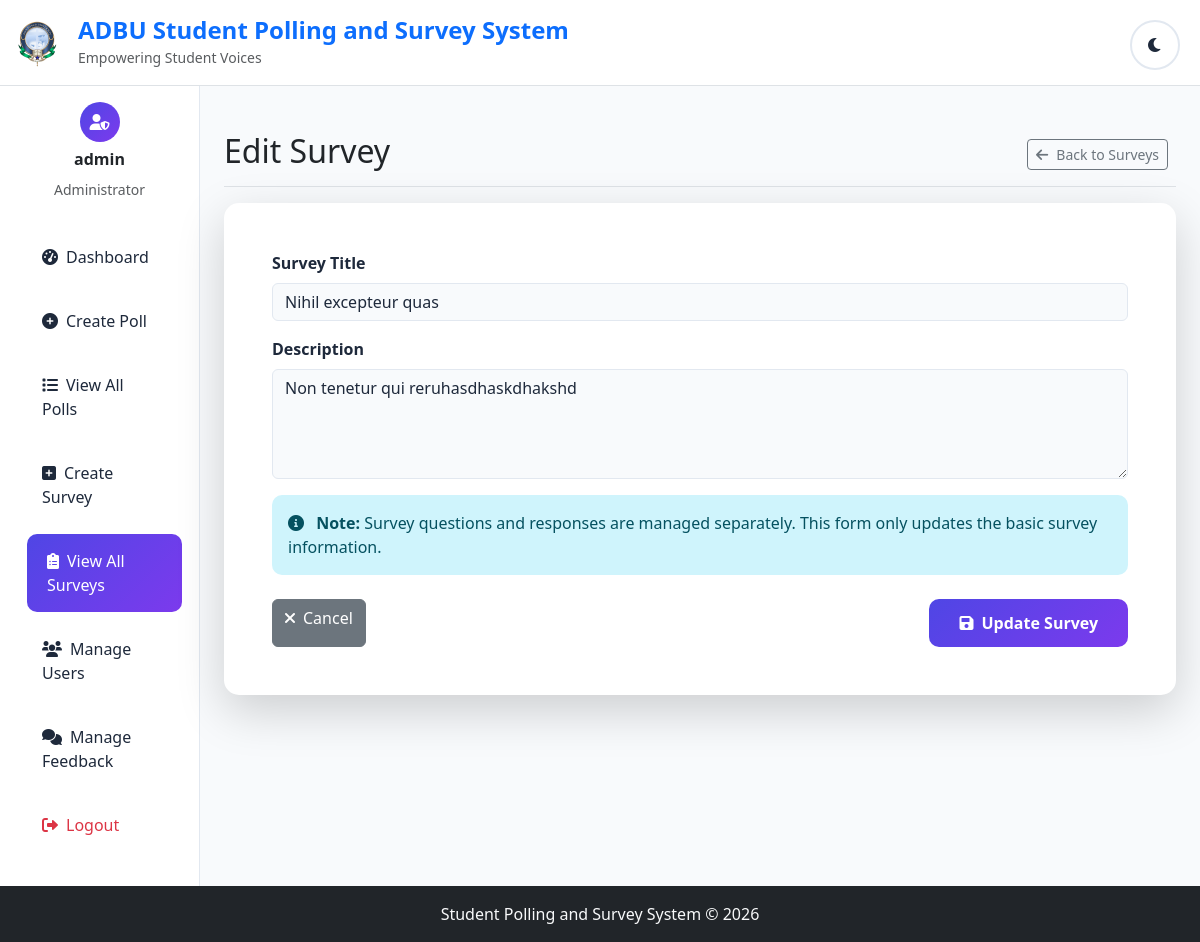
Page /edit_survey.php?id=1 (signed in) on the committed database.
### tables this page shows
CREATE TABLE `surveys` (
  `id` int(11) NOT NULL,
  `title` varchar(255) NOT NULL,
  `description` text DEFAULT NULL,
  `created_by` int(11) DEFAULT NULL,
  `created_at` timestamp NOT NULL DEFAULT current_timestamp()
);

### edit_survey.php (the view, shortened to what this page needs)
<?php
require_once '../includes/functions.php';
$survey_id = isset($_GET['id']) ? (int)$_GET['id'] : 0;
$survey_sql = "SELECT * FROM surveys WHERE id = ?";
$survey_stmt = $conn->prepare($survey_sql);
$survey_stmt->bind_param("i", $survey_id);
$survey_stmt->execute();
$survey = $survey_stmt->get_result()->fetch_assoc();
?>
<!DOCTYPE html>
<html lang="en">
<head>
    <link href="https://cdn.jsdelivr.net/npm/bootstrap@5.3.0/dist/css/bootstrap.min.css" rel="stylesheet">
    <link href="https://cdnjs.cloudflare.com/ajax/libs/font-awesome/6.0.0/css/all.min.css" rel="stylesheet">
    <link href="../assets/css/style.css" rel="stylesheet">
</head>
<body>
    <?php include '../includes/header.php'; ?>
    <div class="container-fluid">
        <div class="row">
            <nav class="col-md-3 col-lg-2 d-md-block sidebar collapse">
                <div class="position-sticky pt-3">
                    <div class="text-center mb-4">
                        <div class="user-avatar mx-auto mb-2">
                            <i class="fas fa-user-shield"></i>
                        </div>
                        <h6 class="fw-bold"><?= htmlspecialchars($_SESSION['name']) ?></h6>
                        <small class="text-muted">Administrator</small>
                    </div>
                    <ul class="nav flex-column">
                        <li class="nav-item">
                            <a class="nav-link" href="dashboard.php">
                                <i class="fas fa-tachometer-alt me-2"></i>Dashboard
                            </a>
                        </li>
                        <li class="nav-item">
                            <a class="nav-link" href="create_poll.php">
                                <i class="fas fa-plus-circle me-2"></i>Create Poll
                            </a>
                        </li>
                        <li class="nav-item">
                            <a class="nav-link" href="view_polls.php">
                                <i class="fas fa-list me-2"></i>View All Polls
                            </a>
                        </li>
                        <li class="nav-item">
                            <a class="nav-link" href="create_survey.php">
                                <i class="fas fa-plus-square me-2"></i>Create Survey
                            </a>
                        </li>
                        <li class="nav-item">
                            <a class="nav-link active" href="view_surveys.php">
                                <i class="fas fa-clipboard-list me-2"></i>View All Surveys
                            </a>
                        </li>
                        <li class="nav-item">
                            <a class="nav-link" href="manage_users.php">
                                <i class="fas fa-users me-2"></i>Manage Users
                            </a>
                        </li>
                        <li class="nav-item">
                            <a class="nav-link" href="manage_feedback.php">
                                <i class="fas fa-comments me-2"></i>Manage Feedback
                            </a>
                        </li>
                        <li class="nav-item">
                            <a class="nav-link text-danger" href="../logout.php">
                                <i class="fas fa-sign-out-alt me-2"></i>Logout
                            </a>
                        </li>
                    </ul>
                </div>
            </nav>
            <main class="col-md-9 ms-sm-auto col-lg-10 px-md-4 main-content">
                <div class="d-flex justify-content-between flex-wrap flex-md-nowrap align-items-center pt-3 pb-2 mb-3 border-bottom">
                    <h1 class="h2">Edit Survey</h1>
                    <div class="btn-toolbar mb-2 mb-md-0">
                        <div class="btn-group me-2">
                            <a href="view_surveys.php" class="btn btn-sm btn-outline-secondary">
                                <i class="fas fa-arrow-left me-2"></i>Back to Surveys
                            </a>
                        </div>
                    </div>
                </div>
                <div class="card shadow-lg border-0">
                    <div class="card-body p-5">
                        <form method="POST" id="surveyForm">
                            <div class="mb-3">
                                <label for="title" class="form-label">Survey Title</label>
                                <input type="text" class="form-control" id="title" name="title"
                                       value="<?= htmlspecialchars($survey['title']) ?>" required>
                            </div>
                            <div class="mb-3">
                                <label for="description" class="form-label">Description</label>
                                <textarea class="form-control" id="description" name="description" rows="4"
                                          placeholder="Enter survey description..."><?= htmlspecialchars($survey['description']) ?></textarea>
                            </div>
                            <div class="alert alert-info">
                                <i class="fas fa-info-circle me-2"></i>
                                <strong>Note:</strong> Survey questions and responses are managed separately. This form only updates the basic survey information.
                            </div>
                            <div class="d-flex justify-content-between mt-4">
                                <a href="view_surveys.php" class="btn btn-secondary">
                                    <i class="fas fa-times me-2"></i>Cancel
                                </a>
                                <button type="submit" name="update_survey" class="btn btn-primary">
                                    <i class="fas fa-save me-2"></i>Update Survey
                                </button>
                            </div>
                        </form>
                    </div>
                </div>
            </main>
        </div>
    </div>
    <?php include '../includes/footer.php'; ?>
</body>
</html>

### assets/css/style.css (style rules this page uses)
:root { --primary-color: #4f46e5; --secondary-color: #7c3aed; --success-color: #10b981; --danger-color: #ef4444; --warning-color: #f59e0b; --info-color: #3b82f6; --light-bg: #f8fafc; --dark-bg: #1e293b; --light-card: #ffffff; --dark-card: #334155; --light-text: #1e293b; --dark-text: #f1f5f9; --border-color: #e2e8f0; --shadow: 0 10px 15px -3px rgba(0, 0, 0, 0.1); }
* { margin: 0; padding: 0; box-sizing: border-box; }
body { font-family: 'Segoe UI', Tahoma, Geneva, Verdana, sans-serif; background: linear-gradient(135deg, var(--primary-color) 0%, var(--secondary-color) 100%); min-height: 100vh; transition: all 0.3s ease; }
.card { border: none; border-radius: 15px; background: var(--light-card); color: var(--light-text); transition: all 0.3s ease; }
.form-control { background: var(--light-bg); border: 1px solid var(--border-color); color: var(--light-text); }
.btn-primary { background: linear-gradient(135deg, var(--primary-color), var(--secondary-color)); border: none; border-radius: 10px; padding: 12px 30px; font-weight: 600; transition: all 0.3s ease; }
.alert { border: none; border-radius: 10px; margin-bottom: 20px; }
.sidebar { min-height: 100vh; background: var(--light-card); border-right: 1px solid var(--border-color); transition: all 0.3s ease; }
.sidebar .nav-link { color: var(--light-text); padding: 15px 20px; border-radius: 10px; margin: 5px 10px; transition: all 0.3s ease; }
.sidebar .nav-link:hover, .sidebar .nav-link.active { background: linear-gradient(135deg, var(--primary-color), var(--secondary-color)); color: white; transform: translateX(5px); }
.main-content { background: var(--light-bg); min-height: 100vh; padding: 30px; }
.user-avatar { width: 40px; height: 40px; border-radius: 50%; background: linear-gradient(135deg, var(--primary-color), var(--secondary-color)); display: flex; align-items: center; justify-content: center; color: white; font-weight: bold; }
.form-label { font-weight: 600; color: var(--light-text); }

### rows in the picture
surveys: title "Nihil excepteur quas", description "Non tenetur qui reruhasdhaskdhakshd"

### other values in the picture
$_SESSION['name'] "admin"
